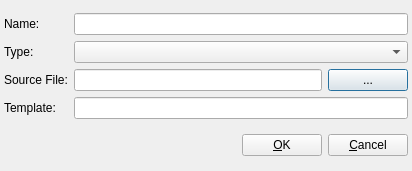
<ui version="4.0" >
 <author></author>
 <comment></comment>
 <exportmacro></exportmacro>
 <class>FileTemplateDialogUI</class>
 <widget class="QDialog" name="FileTemplateDialogUI" >
  <property name="geometry" >
   <rect>
    <x>0</x>
    <y>0</y>
    <width>412</width>
    <height>171</height>
   </rect>
  </property>
  <property name="windowTitle" >
   <string>File Template</string>
  </property>
  <layout class="QVBoxLayout" >
   <property name="margin" >
    <number>4</number>
   </property>
   <property name="spacing" >
    <number>6</number>
   </property>
   <item>
    <layout class="QGridLayout" >
     <property name="margin" >
      <number>0</number>
     </property>
     <property name="spacing" >
      <number>6</number>
     </property>
     <item row="1" column="0" >
      <widget class="QLabel" name="textLabel4" >
       <property name="text" >
        <string>Type:</string>
       </property>
      </widget>
     </item>
     <item row="1" column="1" colspan="2" >
      <widget class="QComboBox" name="mTrackerType" />
     </item>
     <item row="2" column="1" >
      <widget class="QLineEdit" name="mSource" />
     </item>
     <item row="0" column="1" colspan="2" >
      <widget class="QLineEdit" name="mName" />
     </item>
     <item row="2" column="0" >
      <widget class="QLabel" name="textLabel2" >
       <property name="text" >
        <string>Source File:</string>
       </property>
      </widget>
     </item>
     <item row="0" column="0" >
      <widget class="QLabel" name="textLabel1" >
       <property name="text" >
        <string>Name:</string>
       </property>
      </widget>
     </item>
     <item row="3" column="1" colspan="2" >
      <widget class="QLineEdit" name="mTemplate" />
     </item>
     <item row="3" column="0" >
      <widget class="QLabel" name="textLabel3" >
       <property name="text" >
        <string>Template:</string>
       </property>
      </widget>
     </item>
     <item row="2" column="2" >
      <widget class="QPushButton" name="mOpenSourceButton" >
       <property name="text" >
        <string>...</string>
       </property>
      </widget>
     </item>
    </layout>
   </item>
   <item>
    <layout class="QHBoxLayout" >
     <property name="margin" >
      <number>0</number>
     </property>
     <property name="spacing" >
      <number>6</number>
     </property>
     <item>
      <spacer>
       <property name="orientation" >
        <enum>Qt::Horizontal</enum>
       </property>
       <property name="sizeType" >
        <enum>QSizePolicy::Expanding</enum>
       </property>
       <property name="sizeHint" >
        <size>
         <width>101</width>
         <height>20</height>
        </size>
       </property>
      </spacer>
     </item>
     <item>
      <widget class="QPushButton" name="mOKButton" >
       <property name="text" >
        <string>&amp;OK</string>
       </property>
       <property name="shortcut" >
        <string>Alt+O</string>
       </property>
      </widget>
     </item>
     <item>
      <widget class="QPushButton" name="mCancelButton" >
       <property name="text" >
        <string>&amp;Cancel</string>
       </property>
       <property name="shortcut" >
        <string>Alt+C</string>
       </property>
      </widget>
     </item>
    </layout>
   </item>
  </layout>
 </widget>
 <layoutdefault spacing="6" margin="11" />
 <tabstops>
  <tabstop>mName</tabstop>
  <tabstop>mTrackerType</tabstop>
  <tabstop>mSource</tabstop>
  <tabstop>mOpenSourceButton</tabstop>
  <tabstop>mTemplate</tabstop>
  <tabstop>mOKButton</tabstop>
  <tabstop>mCancelButton</tabstop>
 </tabstops>
 <resources/>
 <connections>
  <connection>
   <sender>mOKButton</sender>
   <signal>clicked()</signal>
   <receiver>FileTemplateDialogUI</receiver>
   <slot>accept()</slot>
   <hints>
    <hint type="sourcelabel" >
     <x>264</x>
     <y>149</y>
    </hint>
    <hint type="destinationlabel" >
     <x>167</x>
     <y>150</y>
    </hint>
   </hints>
  </connection>
  <connection>
   <sender>mCancelButton</sender>
   <signal>clicked()</signal>
   <receiver>FileTemplateDialogUI</receiver>
   <slot>reject()</slot>
   <hints>
    <hint type="sourcelabel" >
     <x>376</x>
     <y>155</y>
    </hint>
    <hint type="destinationlabel" >
     <x>376</x>
     <y>167</y>
    </hint>
   </hints>
  </connection>
 </connections>
</ui>
